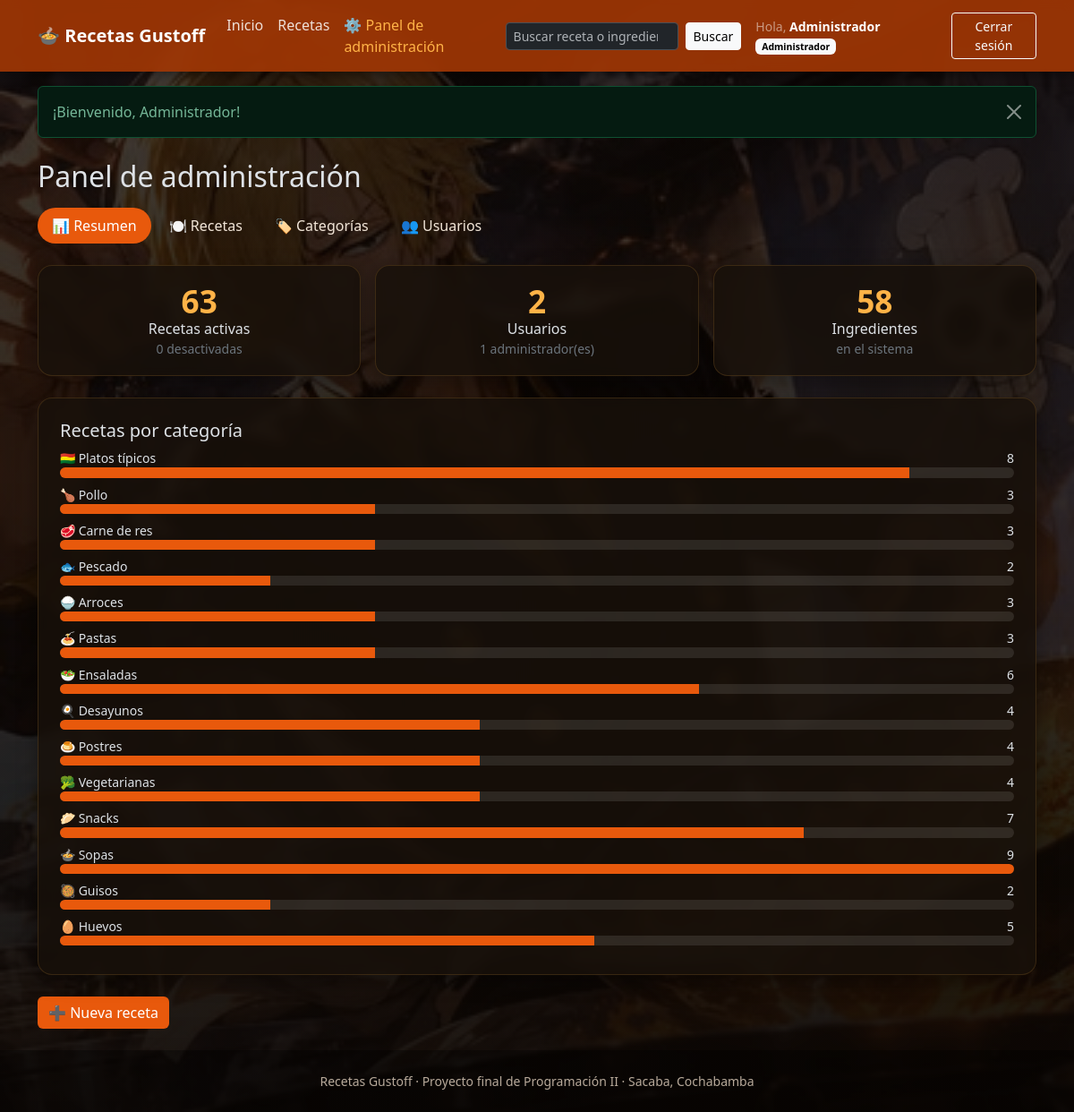
Screenshot of /index.php?accion=admin_panel (signed in) with the database file from the repository.
### tables this page shows
CREATE TABLE `categorias` (
  `id_categoria` int(11) NOT NULL,
  `nombre` varchar(60) NOT NULL,
  `icono` varchar(10) DEFAULT NULL
);

### controlador/AdminController.php (called while the page is built, shortened)
<?php
require_once __DIR__ . "/../modelo/RecetaDao.php";
require_once __DIR__ . "/../modelo/CategoriaDao.php";
require_once __DIR__ . "/../modelo/UsuarioDao.php";
class AdminController
{
    private $recetaDao;
    private $categoriaDao;
    private $usuarioDao;
    public function __construct($conexion)
    {
        $this->recetaDao = new RecetaDao($conexion);
        $this->categoriaDao = new CategoriaDao($conexion);
        $this->usuarioDao = new UsuarioDao($conexion);
    }
    public function panel()
    {
        $recetasEstado = $this->recetaDao->contarPorEstado();
        $usuariosRol = $this->usuarioDao->contarPorRol();
        $totalIngredientes = $this->recetaDao->contarIngredientes();
        $categorias = $this->categoriaDao->listar();
        require __DIR__ . "/../vista/admin/panel.php";
    }
}

### index.php (called while the page is built, shortened)
<?php
require_once "configuracion/sesion.php";
require_once "configuracion/ayudas.php";
$database = new Database();
$conexion = $database->conectar();
$rutas = [
    "index"        => ["RecetaController", "index",      "publico"],
    "confirmar"    => ["RecetaController", "confirmar",  "publico"],
    "buscar"       => ["RecetaController", "buscar",     "publico"],
    "catalogo"     => ["RecetaController", "catalogo",   "publico"],
    "detalle"      => ["RecetaController", "detalle",    "publico"],
    "api_detalle"  => ["RecetaController", "apiDetalle", "publico"],
    "api_azar"     => ["RecetaController", "apiAzar",    "publico"],
    "login"        => ["AuthController",   "login",      "publico"],
    "registro"     => ["AuthController",   "registro",   "publico"],
    "salir"        => ["AuthController",   "salir",      "publico"],
    "admin_panel"            => ["AdminController", "panel",            "admin"],
    "admin_recetas"          => ["AdminController", "recetas",          "admin"],
    "admin_receta_form"      => ["AdminController", "recetaForm",       "admin"],
    "admin_receta_guardar"   => ["AdminController", "recetaGuardar",    "admin"],
    "admin_receta_estado"    => ["AdminController", "recetaEstado",     "admin"],
    "admin_receta_eliminar"  => ["AdminController", "recetaEliminar",   "admin"],
    "admin_categorias"       => ["AdminController", "categorias",       "admin"],
    "admin_categoria_guardar"  => ["AdminController", "categoriaGuardar",  "admin"],
    "admin_categoria_eliminar" => ["AdminController", "categoriaEliminar", "admin"],
    "admin_usuarios"         => ["AdminController", "usuarios",         "admin"],
    "admin_usuario_rol"      => ["AdminController", "usuarioRol",       "admin"],
    "admin_usuario_estado"   => ["AdminController", "usuarioEstado",    "admin"]
];
$accion = $_GET["accion"] ?? "index";
[$clase, $metodo, $acceso] = $rutas[$accion];
$controlador = new $clase($conexion);
$controlador->$metodo();

### configuracion/sesion.php (called while the page is built, shortened)
<?php
class Sesion
{
    public static function usuario()
    {
        return $_SESSION["usuario"] ?? null;
    }
    public static function estaLogueado()
    {
        return isset($_SESSION["usuario"]);
    }
    public static function esAdmin()
    {
        return self::estaLogueado() && $_SESSION["usuario"]["rol"] === "administrador";
    }
    public static function tomarFlash()
    {
        $f = $_SESSION["flash"] ?? null;
        return $f;
    }
}

### configuracion/ayudas.php (called while the page is built, shortened)
<?php
function e($valor)
{
    return htmlspecialchars((string) $valor, ENT_QUOTES, "UTF-8");
}

### modelo/UsuarioDao.php (called while the page is built, shortened)
<?php
class UsuarioDao
{
    private $conexion;
    public function __construct($conexion)
    {
        $this->conexion = $conexion;
    }
    public function contarPorRol()
    {
        $r = ["administrador" => 0, "usuario" => 0];
        foreach ($this->conexion->query("SELECT rol, COUNT(*) AS total FROM usuarios GROUP BY rol") as $f) {
            $r[$f["rol"]] = (int) $f["total"];
        }
        return $r;
    }
}

### modelo/RecetaDao.php (called while the page is built, shortened)
<?php
class RecetaDao
{
    private $conexion;
    public function __construct($conexion)
    {
        $this->conexion = $conexion;
    }
    public function contarPorEstado()
    {
        $r = ["activas" => 0, "inactivas" => 0];
        foreach ($this->conexion->query("SELECT activa, COUNT(*) AS total FROM recetas GROUP BY activa") as $f) {
            $r[$f["activa"] ? "activas" : "inactivas"] = (int) $f["total"];
        }
        return $r;
    }
    public function contarIngredientes()
    {
        return (int) $this->conexion->query("SELECT COUNT(*) FROM ingredientes")->fetchColumn();
    }
}

### modelo/CategoriaDao.php (called while the page is built, shortened)
<?php
class CategoriaDao
{
    private $conexion;
    public function __construct($conexion)
    {
        $this->conexion = $conexion;
    }
    public function listar()
    {
        $sql = "SELECT c.id_categoria, c.nombre, c.icono,
                       (SELECT COUNT(*) FROM recetas r WHERE r.id_categoria = c.id_categoria AND r.activa = 1) AS total,
                       (SELECT COUNT(*) FROM recetas r WHERE r.id_categoria = c.id_categoria) AS total_todas
                FROM categorias c
                ORDER BY c.id_categoria";
        return $this->conexion->query($sql)->fetchAll();
    }
}

### vista/admin/panel.php (the view, shortened to what this page needs)
<?php
$pagina = "admin";
$seccion = "panel";
require __DIR__ . "/../plantilla/encabezado.php";
$maxCat = 1;
foreach ($categorias as $c) { $maxCat = max($maxCat, (int) $c["total_todas"]); }
?>
<main class="container py-4">
    <h2 class="mb-3">Panel de administración</h2>
    <?php require __DIR__ . "/menu.php"; ?>
    <div class="row g-3 mb-4">
        <div class="col-6 col-lg-4"><div class="card tarjeta-dato"><div class="numero"><?= $recetasEstado["activas"] ?></div><div>Recetas activas</div><small class="text-secondary"><?= $recetasEstado["inactivas"] ?> desactivadas</small></div></div>
        <div class="col-6 col-lg-4"><div class="card tarjeta-dato"><div class="numero"><?= $usuariosRol["usuario"] + $usuariosRol["administrador"] ?></div><div>Usuarios</div><small class="text-secondary"><?= $usuariosRol["administrador"] ?> administrador(es)</small></div></div>
        <div class="col-6 col-lg-4"><div class="card tarjeta-dato"><div class="numero"><?= $totalIngredientes ?></div><div>Ingredientes</div><small class="text-secondary">en el sistema</small></div></div>
    </div>
    <div class="row g-3">
        <div class="col-12">
            <div class="caja-oscura h-100">
                <h3 class="h5">Recetas por categoría</h3>
                <?php foreach ($categorias as $c): ?>
                    <div class="mb-2">
                        <div class="d-flex justify-content-between small"><span><?= e($c["icono"]) ?> <?= e($c["nombre"]) ?></span><span><?= (int) $c["total_todas"] ?></span></div>
                        <div class="barra-cat"><span style="width: <?= round(((int) $c["total_todas"]) * 100 / $maxCat) ?>%"></span></div>
                    </div>
                <?php endforeach; ?>
            </div>
        </div>
    </div>
    <div class="mt-4 d-flex flex-wrap gap-2">
        <a href="index.php?accion=admin_receta_form" class="btn btn-gustoff">➕ Nueva receta</a>
    </div>
</main>
<?php require __DIR__ . "/../plantilla/pie.php";

### vista/plantilla/encabezado.php (shortened to what this page needs)
<?php
$pagina = $pagina ?? "";
$usuarioActual = Sesion::usuario();
$flash = Sesion::tomarFlash();
?>
<!DOCTYPE html>
<html lang="es" data-bs-theme="dark">
<head>
    <link href="https://cdn.jsdelivr.net/npm/bootstrap@5.3.3/dist/css/bootstrap.min.css" rel="stylesheet">
    <link rel="stylesheet" href="publico/css/estilos.css">
</head>
<body class="fondo-sanji">
<nav class="navbar navbar-expand-lg barra-gustoff sticky-top">
    <div class="container">
        <a class="navbar-brand fw-bold" href="index.php">🍲 Recetas Gustoff</a>
        <div class="collapse navbar-collapse" id="menuPrincipal">
            <ul class="navbar-nav me-auto mb-2 mb-lg-0">
                <li class="nav-item"><a class="nav-link <?= $pagina === "inicio" ? "active" : "" ?>" href="index.php">Inicio</a></li>
                <li class="nav-item"><a class="nav-link <?= $pagina === "catalogo" ? "active" : "" ?>" href="index.php?accion=catalogo">Recetas</a></li>
                <?php if (Sesion::esAdmin()): ?>
                    <li class="nav-item"><a class="nav-link <?= $pagina === "admin" ? "active" : "" ?>" href="index.php?accion=admin_panel">⚙ Panel de administración</a></li>
                <?php endif; ?>
            </ul>
            <form class="d-flex me-lg-3 mb-2 mb-lg-0" action="index.php" method="get" role="search">
                <input class="form-control form-control-sm me-2" type="search" name="q" maxlength="60" placeholder="Buscar receta o ingrediente" aria-label="Buscar">
                <button class="btn btn-sm btn-light" type="submit">Buscar</button>
            </form>
            <div class="d-flex align-items-center gap-2">
                <?php if ($usuarioActual): ?>
                    <span class="small text-white-50">
                        Hola, <strong class="text-white"><?= e($usuarioActual["nombre"]) ?></strong>
                        <span class="badge text-bg-light"><?= $usuarioActual["rol"] === "administrador" ? "Administrador" : "Usuario" ?></span>
                    </span>
                    <form action="index.php?accion=salir" method="post" class="m-0">
                        <button type="submit" class="btn btn-sm btn-outline-light">Cerrar sesión</button>
                    </form>
                <?php else: ?>
                    <a href="index.php?accion=login" class="btn btn-sm btn-outline-light">Ingresar</a>
                    <a href="index.php?accion=registro" class="btn btn-sm btn-light">Crear cuenta</a>
                <?php endif; ?>
            </div>
        </div>
    </div>
</nav>
<?php if ($flash): ?>
    <div class="container mt-3">
        <div class="alert alert-<?= e($flash[0]) ?> alert-dismissible fade show mb-0" role="alert" id="aviso">
            <?= e($flash[1]) ?>
            <button type="button" class="btn-close" data-bs-dismiss="alert" aria-label="Cerrar"></button>
        </div>
    </div>
<?php endif; ?>

### vista/admin/menu.php
<?php
$seccion = $seccion ?? "";
$items = [
    "panel"      => ["admin_panel", "📊 Resumen"],
    "recetas"    => ["admin_recetas", "🍽 Recetas"],
    "categorias" => ["admin_categorias", "🏷 Categorías"],
    "usuarios"   => ["admin_usuarios", "👥 Usuarios"]
];
?>
<ul class="nav nav-pills menu-admin mb-4 flex-wrap gap-1">
    <?php foreach ($items as $clave => [$accion, $texto]): ?>
        <li class="nav-item"><a class="nav-link <?= $seccion === $clave ? "active" : "" ?>" href="index.php?accion=<?= $accion ?>"><?= $texto ?></a></li>
    <?php endforeach; ?>
</ul>

### vista/plantilla/pie.php (shortened to what this page needs)
<footer class="text-center small py-4 pie-gustoff">
    Recetas Gustoff · Proyecto final de Programación II · Sacaba, Cochabamba
</footer>
</body>
</html>

### publico/css/estilos.css (style rules this page uses)
:root { --gustoff-naranja: #e8590c; --gustoff-naranja-oscuro: #c94a08; --gustoff-dorado: #ffb347; --gustoff-crema: #fff8f0; }
body.fondo-sanji { min-height: 100vh; display: flex; flex-direction: column; background: linear-gradient(180deg, rgba(12, 7, 4, .78) 0%, rgba(12, 7, 4, .86) 60%, rgba(12, 7, 4, .94) 100%), url("../img/sanji.jpg") center top / cover no-repeat fixed; background-color: #0c0704; }
body.fondo-sanji > main, body.fondo-sanji > section { flex: 0 0 auto; }
body.fondo-sanji > footer { margin-top: auto; }
.barra-gustoff { background: rgba(160, 55, 5, .92); backdrop-filter: blur(6px); box-shadow: 0 2px 12px rgba(0, 0, 0, .45); }
.barra-gustoff .navbar-brand, .barra-gustoff .nav-link { color: #fff; }
.barra-gustoff .nav-link { opacity: .85; }
.barra-gustoff .nav-link:hover, .barra-gustoff .nav-link.active { opacity: 1; color: var(--gustoff-dorado); }
.btn-gustoff { background: var(--gustoff-naranja); color: #fff; border: 0; }
.card, .tarjeta-form, .caja-oscura { --bs-card-bg: rgba(24, 16, 10, .82); background: rgba(24, 16, 10, .82); border: 1px solid rgba(255, 179, 71, .15); border-radius: 1rem; backdrop-filter: blur(6px); box-shadow: 0 6px 22px rgba(0, 0, 0, .35); }
.tarjeta-form, .caja-oscura { padding: 1.5rem; }
.menu-admin .nav-link { color: #f2e6d8; border-radius: 2rem; }
.menu-admin .nav-link.active { background: var(--gustoff-naranja); color: #fff; }
.tarjeta-dato { text-align: center; padding: 1.2rem; }
.tarjeta-dato .numero { font-size: 2.2rem; font-weight: 700; color: var(--gustoff-dorado); line-height: 1.1; }
.barra-cat { height: .7rem; border-radius: 1rem; background: rgba(255, 255, 255, .1); overflow: hidden; }
.barra-cat > span { display: block; height: 100%; background: var(--gustoff-naranja); }
.pie-gustoff { color: #b8aa9b; background: rgba(0, 0, 0, .35); }

### rows the page displays
categorias: icono "🇧🇴", nombre "Platos típicos", total_todas "8"
categorias: icono "🍗", nombre "Pollo", total_todas "3"
categorias: icono "🥩", nombre "Carne de res", total_todas "3"
categorias: icono "🐟", nombre "Pescado", total_todas "2"
categorias: icono "🍚", nombre "Arroces", total_todas "3"
categorias: icono "🍝", nombre "Pastas", total_todas "3"
categorias: icono "🥗", nombre "Ensaladas", total_todas "6"
categorias: icono "🍳", nombre "Desayunos", total_todas "4"
categorias: icono "🍮", nombre "Postres", total_todas "4"
categorias: icono "🥦", nombre "Vegetarianas", total_todas "4"
categorias: icono "🥟", nombre "Snacks", total_todas "7"
categorias: icono "🍲", nombre "Sopas", total_todas "9"
categorias: icono "🥘", nombre "Guisos", total_todas "2"
categorias: icono "🥚", nombre "Huevos", total_todas "5"

### other values shown
$usuarioActual["nombre"] "Administrador"
$flash[1] "¡Bienvenido, Administrador!"
$texto "📊 Resumen"
$texto "🍽 Recetas"
$texto "🏷 Categorías"
$texto "👥 Usuarios"
$recetasEstado["activas"] "63"
$recetasEstado["inactivas"] "0"
$usuariosRol["usuario"] + $usuariosRol["administrador"] "2"
$usuariosRol["administrador"] "1"
$totalIngredientes "58"
